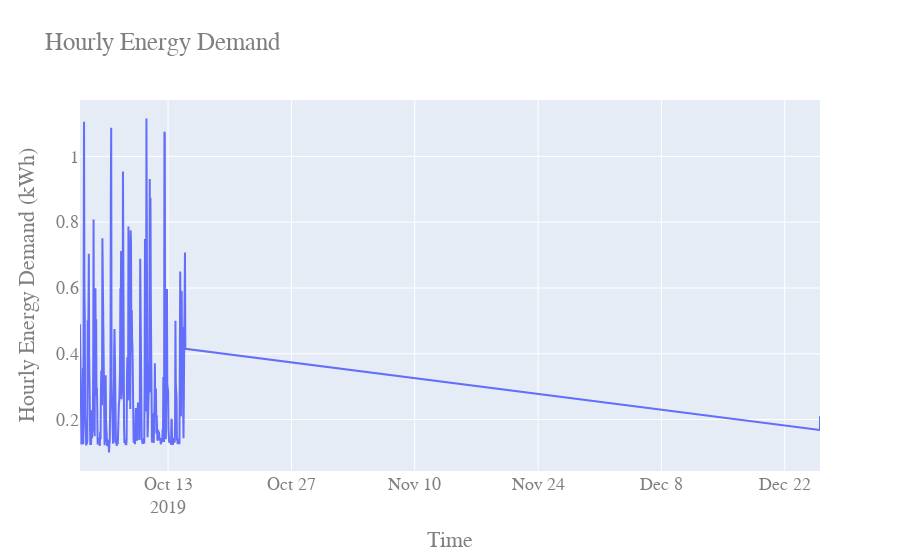

Source (notebook cell):
### Code cell
fig = go.Figure()
fig.add_trace(go.Scatter(x=df['date'],
                         y=df['demand_kwh'],
                         name='Daily energy demand (kWh)')
              )
fig.update_layout(font=dict(family="Courier New, monospace", size=18, color="#7f7f7f"))
fig.update_layout(title="Hourly Energy Demand",
                  yaxis_title='Hourly Energy Demand (kWh)',
                  xaxis_title='Time')
fig.show()

### Figure 1 — Plotly figure (JSON) as saved in the notebook; plotly's stock layout.template omitted (floating-point values rounded to 4 significant figures; data arrays with more than 128 entries replaced by an {"elided": "..."} marker saying what was removed)
{"data": [{"name": "Daily energy demand (kWh)", "type": "scatter", "x": {"elided": "311 str values"}, "y": {"elided": "311 float values"}}], "layout": {"font": {"color": "#7f7f7f", "family": "Courier New, monospace", "size": 18}, "title": {"text": "Hourly Energy Demand"}, "xaxis": {"title": {"text": "Time"}}, "yaxis": {"title": {"text": "Hourly Energy Demand (kWh)"}}}}
